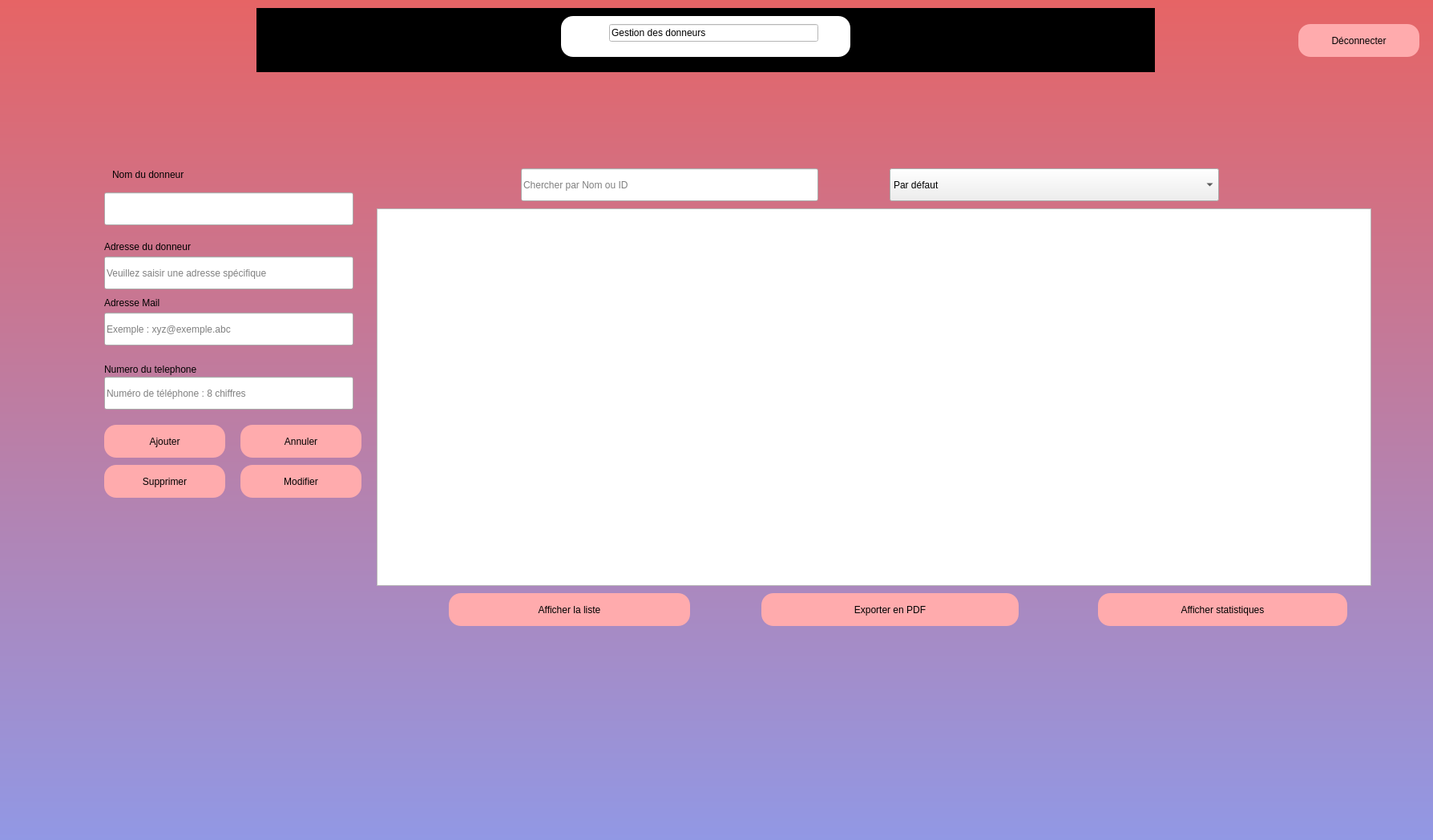
<?xml version="1.0" encoding="UTF-8"?>
<ui version="4.0">
 <class>Donneur</class>
 <widget class="QDialog" name="Donneur">
  <property name="geometry">
   <rect>
    <x>0</x>
    <y>0</y>
    <width>1788</width>
    <height>1048</height>
   </rect>
  </property>
  <property name="windowTitle">
   <string>Donneur</string>
  </property>
  <property name="styleSheet">
   <string notr="true">*{
font: 75 10pt &quot;MV Boli&quot;;
}
#Donneur
{

background-color: QLinearGradient(x1: 0,y1: 0,x2: 0,y2: 1,stop: 0 #e66465, stop:1 #9198e5);
border-radius:15px;
}
QLabel
{
	color: rgb(0, 0, 0);
}
QPushButton
{
	
	border-radius:60px;
	background-color: rgb(255, 171, 173);
}
QPushButton
{
border-radius:15px;
}
QPushButton:hover
{
	color:white;
	background-color: rgb(0, 0, 0);
	border-radius :15px;
}
Qlabel{
height:50px;
width:40px;
}

QToolButton
{
background: transparent;
border-radius:60px;

}</string>
  </property>
  <widget class="QWidget" name="widget" native="true">
   <property name="geometry">
    <rect>
     <x>30</x>
     <y>10</y>
     <width>1811</width>
     <height>881</height>
    </rect>
   </property>
   <property name="font">
    <font>
     <family>MV Boli</family>
     <pointsize>10</pointsize>
     <weight>9</weight>
     <italic>false</italic>
     <bold>false</bold>
    </font>
   </property>
   <property name="styleSheet">
    <string notr="true"/>
   </property>
   <widget class="QTableView" name="tableView">
    <property name="geometry">
     <rect>
      <x>440</x>
      <y>250</y>
      <width>1241</width>
      <height>471</height>
     </rect>
    </property>
   </widget>
   <widget class="QWidget" name="widget_3" native="true">
    <property name="geometry">
     <rect>
      <x>0</x>
      <y>30</y>
      <width>431</width>
      <height>821</height>
     </rect>
    </property>
    <property name="font">
     <font>
      <family>MV Boli</family>
      <pointsize>10</pointsize>
      <weight>9</weight>
      <italic>false</italic>
      <bold>false</bold>
     </font>
    </property>
    <property name="styleSheet">
     <string notr="true"/>
    </property>
    <widget class="QLineEdit" name="lineEdit_nom">
     <property name="geometry">
      <rect>
       <x>100</x>
       <y>200</y>
       <width>311</width>
       <height>41</height>
      </rect>
     </property>
    </widget>
    <widget class="QLineEdit" name="lineEdit_adresse">
     <property name="geometry">
      <rect>
       <x>100</x>
       <y>280</y>
       <width>311</width>
       <height>41</height>
      </rect>
     </property>
     <property name="placeholderText">
      <string>Veuillez saisir une adresse spécifique</string>
     </property>
    </widget>
    <widget class="QLineEdit" name="lineEdit_mail">
     <property name="geometry">
      <rect>
       <x>100</x>
       <y>350</y>
       <width>311</width>
       <height>41</height>
      </rect>
     </property>
     <property name="placeholderText">
      <string>Exemple : xyz@exemple.abc</string>
     </property>
    </widget>
    <widget class="QPushButton" name="pushButton_annuler">
     <property name="geometry">
      <rect>
       <x>270</x>
       <y>490</y>
       <width>151</width>
       <height>41</height>
      </rect>
     </property>
     <property name="text">
      <string>Annuler</string>
     </property>
    </widget>
    <widget class="QLabel" name="label_3">
     <property name="geometry">
      <rect>
       <x>110</x>
       <y>170</y>
       <width>151</width>
       <height>16</height>
      </rect>
     </property>
     <property name="text">
      <string>Nom du donneur</string>
     </property>
    </widget>
    <widget class="QLabel" name="label_4">
     <property name="geometry">
      <rect>
       <x>100</x>
       <y>260</y>
       <width>171</width>
       <height>16</height>
      </rect>
     </property>
     <property name="text">
      <string>Adresse du donneur</string>
     </property>
    </widget>
    <widget class="QLabel" name="label_6">
     <property name="geometry">
      <rect>
       <x>100</x>
       <y>330</y>
       <width>121</width>
       <height>16</height>
      </rect>
     </property>
     <property name="text">
      <string>Adresse Mail</string>
     </property>
    </widget>
    <widget class="QPushButton" name="pushButton_ajouter">
     <property name="geometry">
      <rect>
       <x>100</x>
       <y>490</y>
       <width>151</width>
       <height>41</height>
      </rect>
     </property>
     <property name="text">
      <string>Ajouter</string>
     </property>
    </widget>
    <widget class="QLabel" name="label_8">
     <property name="geometry">
      <rect>
       <x>100</x>
       <y>410</y>
       <width>191</width>
       <height>21</height>
      </rect>
     </property>
     <property name="text">
      <string>Numero du telephone</string>
     </property>
    </widget>
    <widget class="QLineEdit" name="lineEdit_tlph">
     <property name="geometry">
      <rect>
       <x>100</x>
       <y>430</y>
       <width>311</width>
       <height>41</height>
      </rect>
     </property>
     <property name="placeholderText">
      <string>Numéro de téléphone : 8 chiffres</string>
     </property>
    </widget>
    <widget class="QPushButton" name="pushButton_supprimer">
     <property name="geometry">
      <rect>
       <x>100</x>
       <y>540</y>
       <width>151</width>
       <height>41</height>
      </rect>
     </property>
     <property name="text">
      <string>Supprimer</string>
     </property>
    </widget>
    <widget class="QPushButton" name="pushButton_modifier">
     <property name="geometry">
      <rect>
       <x>270</x>
       <y>540</y>
       <width>151</width>
       <height>41</height>
      </rect>
     </property>
     <property name="text">
      <string>Modifier</string>
     </property>
    </widget>
   </widget>
   <widget class="QPushButton" name="pushButton_afficher">
    <property name="geometry">
     <rect>
      <x>530</x>
      <y>730</y>
      <width>301</width>
      <height>41</height>
     </rect>
    </property>
    <property name="text">
     <string>Afficher la liste</string>
    </property>
   </widget>
   <widget class="QPushButton" name="pushButton_pdf">
    <property name="geometry">
     <rect>
      <x>920</x>
      <y>730</y>
      <width>321</width>
      <height>41</height>
     </rect>
    </property>
    <property name="text">
     <string>Exporter en PDF</string>
    </property>
   </widget>
   <widget class="QPushButton" name="pushButton_stat">
    <property name="geometry">
     <rect>
      <x>1340</x>
      <y>730</y>
      <width>311</width>
      <height>41</height>
     </rect>
    </property>
    <property name="text">
     <string>Afficher statistiques</string>
    </property>
   </widget>
   <widget class="QLineEdit" name="lineEdit_chercher">
    <property name="geometry">
     <rect>
      <x>620</x>
      <y>200</y>
      <width>371</width>
      <height>41</height>
     </rect>
    </property>
    <property name="placeholderText">
     <string>Chercher par Nom ou ID</string>
    </property>
   </widget>
   <widget class="QComboBox" name="comboBox">
    <property name="geometry">
     <rect>
      <x>1080</x>
      <y>200</y>
      <width>411</width>
      <height>41</height>
     </rect>
    </property>
    <item>
     <property name="text">
      <string>Par défaut</string>
     </property>
    </item>
    <item>
     <property name="text">
      <string>Ordre ascendant ID</string>
     </property>
    </item>
    <item>
     <property name="text">
      <string>Ordre descendant ID</string>
     </property>
    </item>
    <item>
     <property name="text">
      <string>Odre alphabétique des noms A-Z</string>
     </property>
    </item>
    <item>
     <property name="text">
      <string>Odre alphabétique des noms Z-A</string>
     </property>
    </item>
    <item>
     <property name="text">
      <string>Région</string>
     </property>
    </item>
    <item>
     <property name="text">
      <string>Adresse mail</string>
     </property>
    </item>
   </widget>
   <widget class="QWidget" name="widget_5" native="true">
    <property name="geometry">
     <rect>
      <x>290</x>
      <y>0</y>
      <width>1121</width>
      <height>80</height>
     </rect>
    </property>
    <property name="styleSheet">
     <string notr="true">background-color:rgb(0, 0, 0)
</string>
    </property>
    <widget class="QPushButton" name="pushButton_10">
     <property name="geometry">
      <rect>
       <x>380</x>
       <y>10</y>
       <width>361</width>
       <height>51</height>
      </rect>
     </property>
     <property name="styleSheet">
      <string notr="true">background-color: rgb(255, 255, 255);</string>
     </property>
     <property name="text">
      <string/>
     </property>
    </widget>
    <widget class="QLineEdit" name="lineEdit_12">
     <property name="geometry">
      <rect>
       <x>440</x>
       <y>20</y>
       <width>261</width>
       <height>22</height>
      </rect>
     </property>
     <property name="styleSheet">
      <string notr="true">background-color: rgb(255, 255, 255);

color: rgb(0, 0, 0);

font: 14pt &quot;MV Boli&quot;;</string>
     </property>
     <property name="text">
      <string>Gestion des donneurs </string>
     </property>
    </widget>
   </widget>
   <widget class="QPushButton" name="pushButton_11">
    <property name="geometry">
     <rect>
      <x>1590</x>
      <y>20</y>
      <width>151</width>
      <height>41</height>
     </rect>
    </property>
    <property name="styleSheet">
     <string notr="true"/>
    </property>
    <property name="text">
     <string>Déconnecter</string>
    </property>
    <property name="icon">
     <iconset>
      <normaloff>../../Desktop/logout.png</normaloff>../../Desktop/logout.png</iconset>
    </property>
   </widget>
  </widget>
 </widget>
 <resources/>
 <connections/>
</ui>
